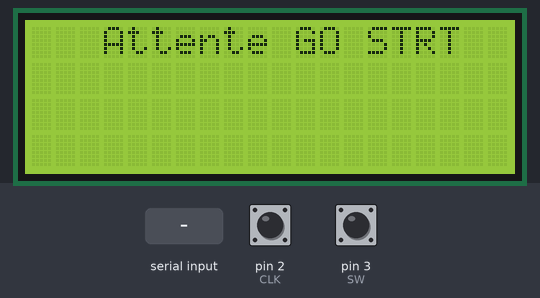
This program was run on a simulated Arduino Nano, built with avr-gcc and run on an emulated ATmega328P. Shown: 20×4 character LCD. The test bench sets the inputs (shaded band); at power-on: pin 3 (SW) HIGH, pin 2 (CLK) HIGH. What the program prints to the serial monitor is not drawn.

Above: at 3.0 s.
3.1 s: "MENU 0\n" received over Serial
At 4.1 s:
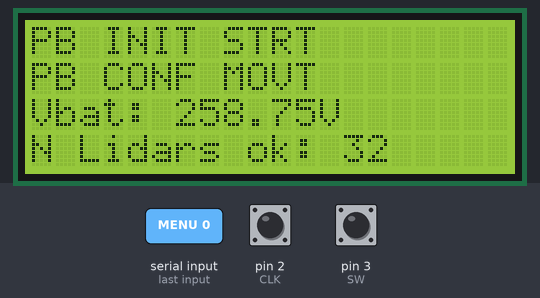
4.7 s: pin 3 (SW) pulled LOW for 1 s
At 6.7 s:
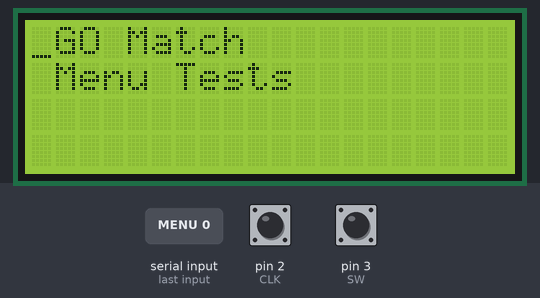
7.5 s: pin 3 (SW) pulled LOW for 0.15 s
At 8.2 s:
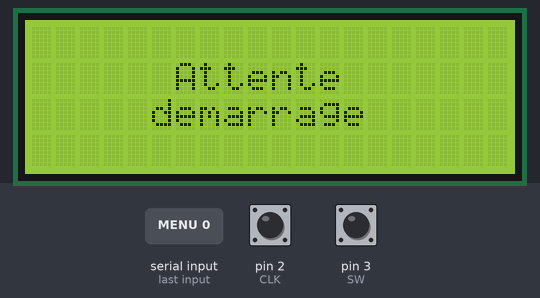
Timing chart, 0 to 10.5 s (numbered marks = the images above; inputs shaded):
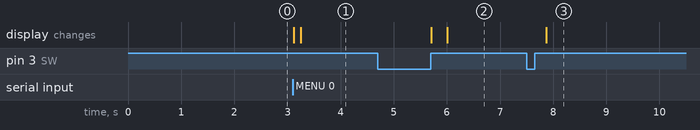

Measured:
- after the input at 3.1 s, the display: first changes at once (image 1 shows a later state)
- after the input at 4.7 s, the display: first changes after 1.0 s (image 2 shows a later state)
- after the input at 7.5 s, the display: changes after 0.37 s (image 3)

The program:

main.cpp
```cpp
#include <Arduino.h>
#include "LiquidCrystal_I2C.h"

#define _debug
//Définition pins encoder
#define SW 3
#define DT 4
#define CLK 2

//var
//Variables liées au clic de l'encodeur
bool clic;
  //Varible d'anti-rebond
uint32_t interrupt_time;
uint32_t last_interrupt_time;
#define BOUNCING_DELAY 200

int posEncoder;
bool rotation;
bool refresh;

bool menu0; //affichage du menu principal
bool menuGO; //affichage du menu d'attente de départ
bool menuTest; //affichage du menu test
bool go; //Attente début du match
bool gone; //Indicateur début du match (0 si en attente, 1 si commencé)
void affichageMenu0();
void affichageMenuGo();
//Proto ISR
void ISR_clic();
void ISR_encoder();

LiquidCrystal_I2C lcd(0x27,20,4);  // set the LCD address to 0x27 for a 16 chars and 2 line display

float tension_batterie;
int tension_batterie_raw;
int i = 0;
uint16_t msg = 0;

uint8_t N_lidars_fixes;

void setup(){
  Serial.begin(9600);
  Serial.flush();
  //Variables d'état pour navigation menu
  posEncoder = 0;

  clic = false;

  rotation = false;
  refresh = false;

  menu0 = false; //affichage du menu principal
  menuGO = false; //affichage du menu d'attente de départ
  menuTest = false; //affichage du menu test
  go = false; //affichage des infos du match
  gone = false;
  lcd.init();                      // initialize the lcd

  lcd.backlight();
  lcd.setCursor(3,0);

  lcd.print("Attente GO STRT");
  delay(2000);

  lcd.setCursor(0,0);
  while(Serial.available()==0){
    //attente reception message
  }
  lcd.clear();

  msg = Serial.read();
  if(msg == 0x7E){
    //Reception du message OK STRT
    lcd.print("STRT OK");
  }
  else{
    lcd.print("PB INIT STRT");
  }
  lcd.setCursor(0,1);
  delay(100);

  msg = Serial.read();
  if(msg==0x43){
    lcd.print("MOVT OK");
  }
  else if(msg==0xEE){
    lcd.print("PB MOVT/STRT");
  }
  else{
    lcd.print("PB CONF MOVT");
  }

  lcd.setCursor(0,2);

  while(Serial.available()<2){
    //attente reception tension batterie
    #ifdef debug
      Serial.print("Available n: ");
      Serial.println(Serial.available());
    #endif
    delay(100);
  }
  tension_batterie_raw = (Serial.read()<<8)|Serial.read();
  #ifdef debug
    Serial.println("value: ");
    Serial.println(tension_batterie_raw);
  #endif
  tension_batterie = (tension_batterie_raw/1023.0)*3.3*4.0;//(Serial.read()<<8)|(Serial.read());
  lcd.print("Vbat: ");
  lcd.print(tension_batterie);
  lcd.print("V");

  while(Serial.available()<1){
    #ifdef debug
      Serial.print("Lidars fixes: ");
      Serial.println(Serial.available());
    #endif
    delay(100);
  }
  N_lidars_fixes = Serial.read();
  lcd.setCursor(0,3);
  lcd.print("N Lidars ok: ");
  lcd.print(N_lidars_fixes);
  digitalWrite(13,HIGH);
  delay(2000);
  digitalWrite(13,LOW);
  //Initialisation Encoder
  pinMode(SW, INPUT_PULLUP);
  pinMode(DT, INPUT);
  pinMode(CLK, INPUT);

  attachInterrupt(digitalPinToInterrupt(SW),ISR_clic,RISING);
  attachInterrupt(digitalPinToInterrupt(CLK),ISR_encoder,CHANGE);

  #ifdef debug
    Serial.print("Lecture CLIC pre-loop1: ");
    Serial.println(digitalRead(SW));
    delay(400);
    Serial.print("Lecture CLIC pre-loop2: ");
    Serial.println(digitalRead(SW));
    delay(400);
  #endif

  while(digitalRead(SW)){
    //attente du clic avant de continuer
    #ifdef debug
      Serial.print("Lecture SW|CLIC: ");
      Serial.print(digitalRead(SW));
      Serial.print("|");
      Serial.println(clic);
      delay(400);
    #endif
  }
}


void loop(){
  if(posEncoder > 3){
    posEncoder = 3;
  }
  else if(posEncoder <0){
    posEncoder = 0;
  }
  if(clic && !menu0 && !menuGO){
    refresh = true;
    menu0 = true;
    clic = false;
    lcd.clear();
  }

  if(menu0){
    affichageMenu0();
  }

  if(menuGO){
    affichageMenuGo();
    if(Serial.available()>0){
      if(Serial.read()==0x56){
        go = true;
        menuGO = false;
        lcd.clear();
      }
    }

    if(gone){
      lcd.setCursor(12,1);
      lcd.clear();
      lcd.print("! GO !");
    }
  }

  if(rotation){
    rotation = false;
    #ifdef debug
      Serial.print("Enc valeur: ");
      Serial.println(posEncoder);
    #endif
    if(digitalRead(DT) == digitalRead(CLK)){
      posEncoder+=1;
    }
    else{
      posEncoder-=1;
    }
  }
}

void affichageMenu0(){
  if(refresh){
    delay(200);
    #ifdef debug
      Serial.println("MENU 0");
    #endif
    refresh = 0;
    lcd.setCursor(1,0);
    lcd.print("GO Match");
    lcd.setCursor(1,1);
    lcd.print("Menu Tests");
  }
  lcd.cursor_on();
  lcd.setCursor(0,posEncoder);
  if(posEncoder == 0 && clic){
    menuGO = 1;
    menu0 = 0;
    refresh = 1;
  }
  else if(posEncoder == 1 && clic){
    menuTest = 1;
    menu0 = 0;
    refresh = 1;
  }
}

void affichageMenuGo(){
  if(refresh){
    refresh = 0;
    delay(200);
    lcd.clear();
    lcd.cursor_off();
    lcd.setCursor(6,1);
    lcd.print("Attente");
    lcd.setCursor(5,2);
    lcd.print("demarrage");
    Serial.write(0x66); //Signifie à la Teensy Strat qu'elle doit lire la valeur de la tirette de départ
    Serial.write(0x66);
    #ifdef debug
      Serial.println("MENU GO");
    #endif
  }
}

void ISR_clic(){
  interrupt_time = millis();
  if( (interrupt_time - last_interrupt_time) > BOUNCING_DELAY ) {
    clic=true;
  }
  last_interrupt_time = interrupt_time;
}

void ISR_encoder(){
  rotation = true;
}
```
